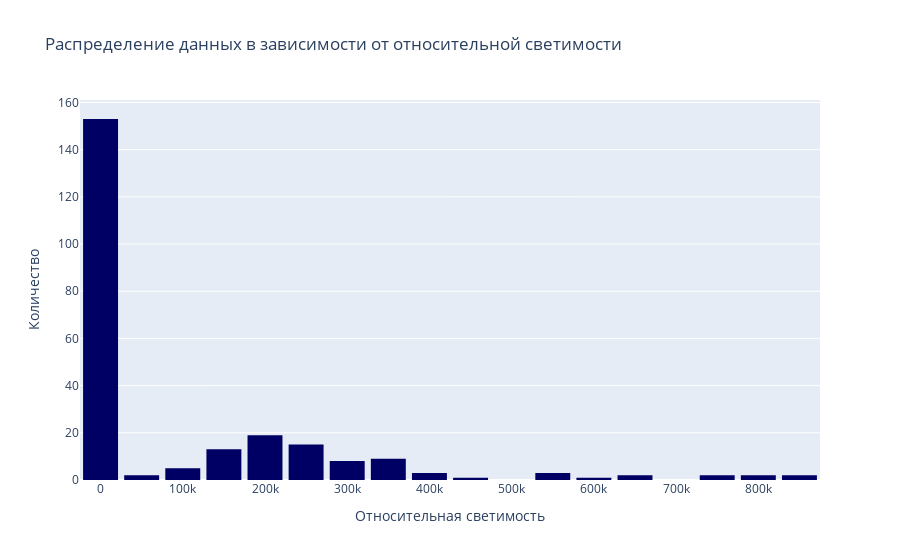

This figure's notebook cell:
### Code cell
fig_star_lum = go.Figure()

fig_star_lum.add_trace(
    go.Histogram(
        x = data_prepared['Luminosity(L/Lo)'],
        marker_color='rgb(0,0,100)'
    )
)

fig_star_lum.update_layout(title="Распределение данных в зависимости от относительной светимости",
                    xaxis_title="Относительная светимость",
                    yaxis_title="Количество",
                    bargap=0.15
                   )

fig_star_lum.show()

### Figure 1 — Plotly figure (JSON) as saved in the notebook; plotly's stock layout.template omitted (floating-point values rounded to 4 significant figures; data arrays with more than 128 entries replaced by an {"elided": "..."} marker saying what was removed)
{"data": [{"marker": {"color": "rgb(0,0,100)"}, "type": "histogram", "x": {"elided": "240 float values"}}], "layout": {"bargap": 0.15, "title": {"text": "Распределение данных в зависимости от относительной светимости"}, "xaxis": {"title": {"text": "Относительная светимость"}}, "yaxis": {"title": {"text": "Количество"}}}}
